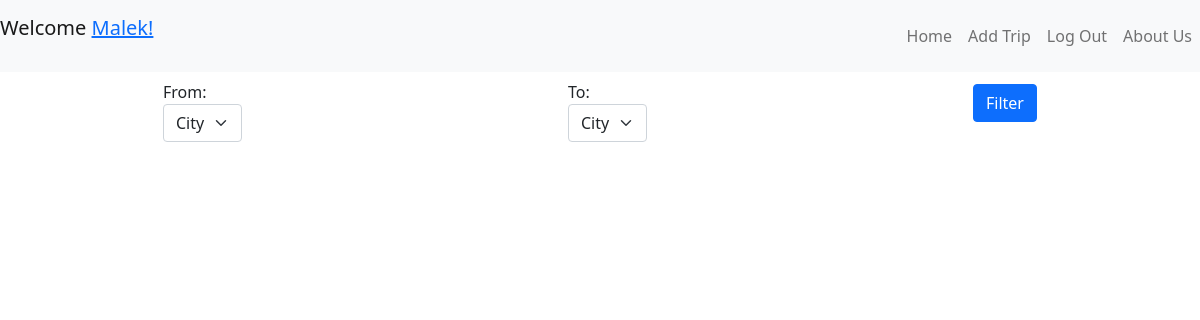
Page /wall/ (signed in) on the earlier database version.
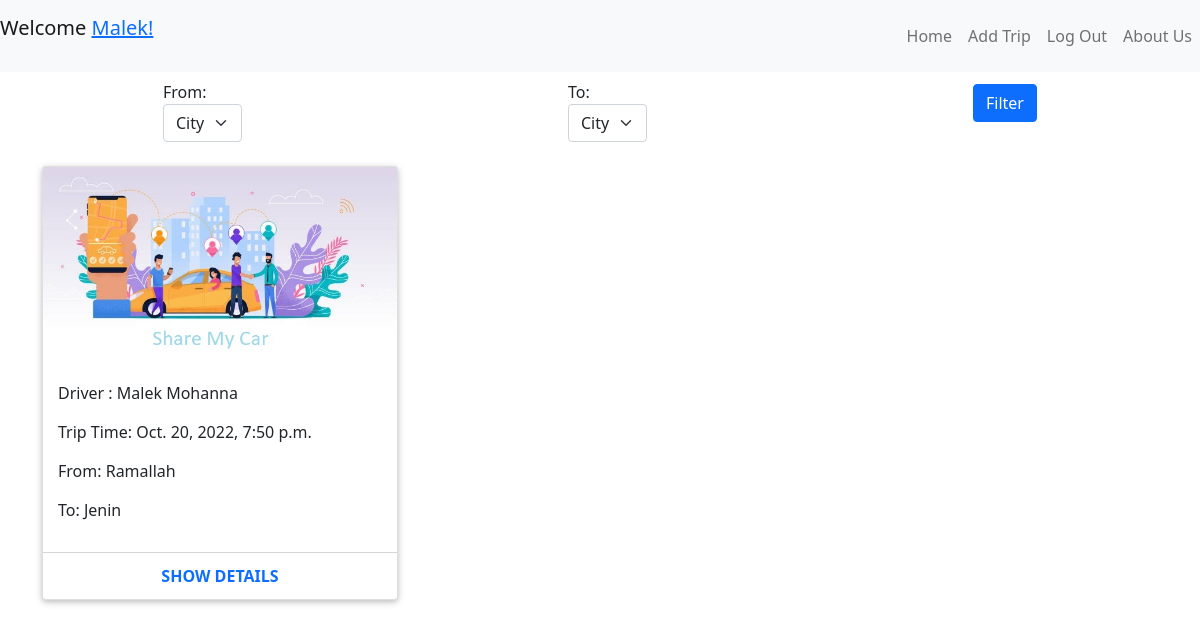
Same page on the later database version.
### car_pool_app/models.py (models this page shows)
class Trip(models.Model):
    phone_num= models.IntegerField()
    car = models.CharField(max_length = 255)
    seats_num = models.IntegerField()
    from_where = models.CharField(max_length=255)
    to_where = models.CharField(max_length=255)
    descreption = models.CharField(max_length=255)
    when = models.DateTimeField(default = datetime.datetime.now())
    driver = models.ForeignKey(User, related_name="drivers", on_delete = models.CASCADE)
    created_at = models.DateTimeField(auto_now_add=True)
    updated_at = models.DateTimeField(auto_now=True)
    objects = TripManager()

class User(models.Model):
    first_name = models.CharField(max_length=255)
    last_name = models.CharField(max_length=255)
    email = models.CharField(max_length=255)
    password = models.CharField(max_length=255)
    created_at = models.DateTimeField(auto_now_add=True)
    updated_at = models.DateTimeField(auto_now=True)
    objects = UserManager()

### car_pool_app/views.py (the view)
# urls.py: path('wall/',views.wall),
def wall(request):
    context={
        'my_trip':Trip.objects.all(),
        'my_user':User.objects.get(id=request.session['user_id']),
    }
    return render(request,'wall.html',context)

### car_pool_app/templates/wall.html (shortened to what this page needs)
<!DOCTYPE html>
<html lang="en">
  <head>
    {% load static %}
    <link rel="stylesheet" href="{% static 'css/wall.css' %}" />
    <link
      href="https://cdn.jsdelivr.net/npm/bootstrap@5.0.2/dist/css/bootstrap.min.css"
      rel="stylesheet"
    />
  </head>
  <body>
    <nav
      class="d-flex justify-content-between navbar navbar-expand-lg navbar-light bg-light"
      id="nav"
    >
      <div>
        <p class="navbar-brand">Welcome <a href="#">{{my_user.first_name}}!</a></p>
      </div>
      <div>
        <ul class="navbar-nav">
          <li class="nav-item active">
            <a class="nav-link" href="#">Home</a>
          </li>
          <li class="nav-item">
            <a class="nav-link" href="/make_trip">Add Trip</a>
          </li>
          <li class="nav-item">
            <a class="nav-link" href="#">Log Out</a>
          </li>
          <li class="nav-item dropdown">
            <a class="nav-link" href="#">About Us</a>
          </li>
        </ul>
      </div>
    </nav>
    <form action="" method="post">
        <nav class="navbar navbar-expand-lg d-flex justify-content-around" id="search_bar">
          <div>
            <label  for="from">From:</label>
            <select class="form-select" aria-label="Default select example" name="from" id="from">
              <option value="city">City</option>
            </select>
          </div>
          <div>
            <label for="to">To:</label>
            <select class="form-select" aria-label="Default select example" name="to" id="to">
              <option value="city">City</option>
            </select>
          </div>
          <button id="filter" type="submit" class="btn btn-primary mb-3">Filter</button>
        </nav>
    </form>
    <section>
      <section class="wrapper">
        {% for trip in my_trip %}
        <div class="container-fostrap">
            <div class="content">
                <div class="container">
                    <div class="row">
                        <div class="col-xs-12 col-sm-4">
                            <div class="card">
                                <a class="img-card" >
                                <img src="{% static 'icons/car_image.jpg' %}" />
                              </a>
                                <div class="card-content">
                                    <p class="">Driver : {{trip.driver.first_name}} {{trip.driver.last_name}}</p>
                                    <p>Trip Time: {{trip.when}}</p>
                                    <p>From: {{trip.from_where}}</p>
                                    <p>To: {{trip.to_where}}</p>
                                </div>
                                <div class="card-read-more">
                                    <a href="http://www.fostrap.com/2016/03/bootstrap-3-carousel-fade-effect.html" class="btn btn-link btn-block">
                                        Show details
                                    </a>
                                </div>
                            </div>
                        </div>
                            </div>
                        </div>
                    </div>
                </div>
        {% endfor %}
    </section>
    </section>
  </body>
</html>

Differences in the rows shown:
added Trip: driver.first_name "Malek", driver.last_name "Mohanna", when "Oct. 20, 2022, 7:50 p.m.", from_where "Ramallah", to_where "Jenin"
